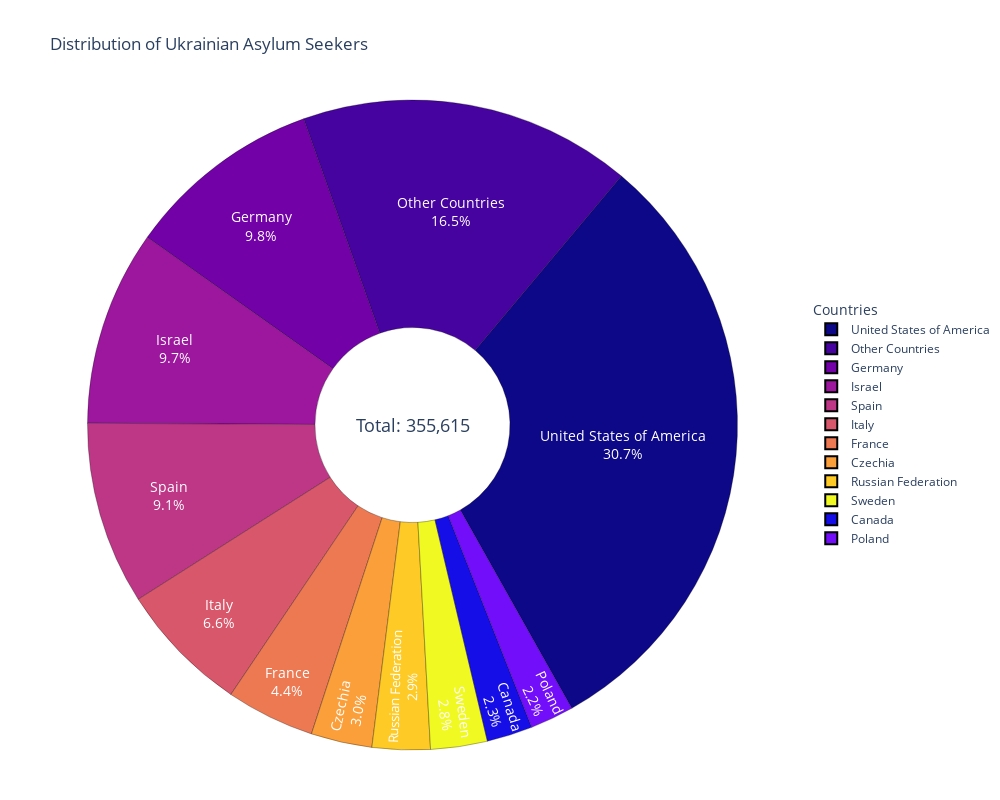

Notebook source saved alongside this figure:
### Code cell
def plot_asylum_seekers_distribution(data):
    """
    Creates a pie chart showing distribution of Ukrainian asylum seekers by country.
    """
    # Aggregate total asylum seekers per country
    country_data = (
        data.groupby('asylum_country', as_index=False)
        .agg(total_asylum_seekers=('asylum_seekers', 'sum'))
        .sort_values('total_asylum_seekers', ascending=False)
    )

    # Calculate percentages and create labels
    total = country_data['total_asylum_seekers'].sum()
    country_data['percentage'] = country_data['total_asylum_seekers'] / total

    # Create "Other" category for countries < 2%
    threshold = 0.02
    main_countries = country_data[country_data['percentage'] >= threshold]
    other = pd.DataFrame([{
        'asylum_country': 'Other Countries',
        'total_asylum_seekers': country_data[country_data['percentage'] < threshold]['total_asylum_seekers'].sum(),
        'percentage': country_data[country_data['percentage'] < threshold]['percentage'].sum()
    }])

    plot_data = pd.concat([main_countries, other])

    # Create pie chart
    fig = px.pie(
        plot_data,
        values='total_asylum_seekers',
        names='asylum_country',
        title='Distribution of Ukrainian Asylum Seekers',
        color_discrete_sequence=px.colors.sequential.Plasma,
        hole=0.3,
        labels={'total_asylum_seekers': 'Asylum Seekers'},
        hover_data={'percentage': ':.1%'}
    )

    # Customize layout
    fig.update_traces(
        textposition='inside',
        texttemplate='%{label}<br>%{percent:.1%}',
        textfont_size=14,
        textfont_color='white',
        marker=dict(line=dict(color='#000000', width=0.3)),
        rotation=40
    )

    fig.update_layout(
        # Increased overall size and adjusted margins
        width=1000,
        height=800,
        margin=dict(t=100, b=50, l=50, r=5),
        legend=dict(
            title='Countries',
            orientation='v',
            yanchor='middle',
            y=0.5,
            x=1.05,
            xanchor='left',
            font=dict(size=12),  # Legend font size
            itemsizing='constant'  # Consistent legend item sizes
        ),
        annotations=[dict(
            text=f"Total: {total:,}",
            x=0.5, y=0.5,
            font_size=18,  # Total text size
            showarrow=False
        )]
    )

    fig.show()
    # Save figure
    fig.write_image('img/ua_asylum_seekers_distribution.png',
                   scale=3,
                   width=1000,
                   height=800)


plot_asylum_seekers_distribution(ua_displacement_cleaned)

### Figure 1 — Plotly figure (JSON) as saved in the notebook; plotly's stock layout.template omitted (floating-point values rounded to 4 significant figures)
{"data": [{"customdata": [[0.3074], [0.09758], [0.0972], [0.09095], [0.06551], [0.04406], [0.03036], [0.02882], [0.02818], [0.02274], [0.02173], [0.1655]], "domain": {"x": [0, 1], "y": [0, 1]}, "hole": 0.3, "hovertemplate": "asylum_country=%{label}<br>Asylum Seekers=%{value}<br>percentage=%{customdata[0]:.1%}<extra></extra>", "labels": ["United States of America", "Germany", "Israel", "Spain", "Italy", "France", "Czechia", "Russian Federation", "Sweden", "Canada", "Poland", "Other Countries"], "legendgroup": "", "marker": {"line": {"color": "#000000", "width": 0.3}}, "name": "", "rotation": 40, "showlegend": true, "textfont": {"color": "white", "size": 14}, "textposition": "inside", "texttemplate": "%{label}<br>%{percent:.1%}", "type": "pie", "values": [109310, 34701, 34566, 32344, 23297, 15668, 10797, 10248, 10020, 8086, 7729, 58849]}], "layout": {"annotations": [{"font": {"size": 18}, "showarrow": false, "text": "Total: 355,615", "x": 0.5, "y": 0.5}], "height": 800, "legend": {"font": {"size": 12}, "itemsizing": "constant", "orientation": "v", "title": {"text": "Countries"}, "tracegroupgap": 0, "x": 1.05, "xanchor": "left", "y": 0.5, "yanchor": "middle"}, "margin": {"b": 50, "l": 50, "r": 5, "t": 100}, "piecolorway": ["#0d0887", "#46039f", "#7201a8", "#9c179e", "#bd3786", "#d8576b", "#ed7953", "#fb9f3a", "#fdca26", "#f0f921"], "title": {"text": "Distribution of Ukrainian Asylum Seekers"}, "width": 1000}}
